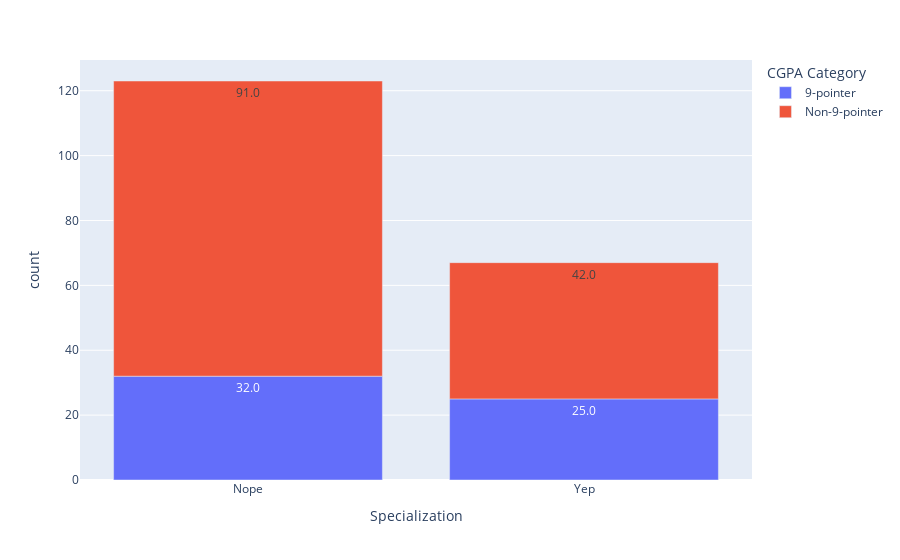

The cell this chart's notebook holds for it:
### Code cell
df_temp = df_prepocessed.groupby("spl")['cgpa_bool'].value_counts().reset_index(name="count")
df_temp['cgpa_bool'] = df_temp['cgpa_bool'].map({1: "9-pointer", 0: "Non-9-pointer"})
df_temp['percentages']=df_temp.groupby('spl')['count'].transform(lambda x: x/x.sum() *100)
fig = px.bar(df_temp, x="spl", y="count",color='cgpa_bool', text_auto='.1f',barmode="relative" , hover_data={'percentages': ':.1f'},
category_orders={"cgpa_bool": ["9-pointer", "Non-9-pointer"]})
fig.update_layout(
    legend_title_text="CGPA Category",
    xaxis_title="Specialization"
)
fig.show()

### Figure 1 — Plotly figure (JSON) as saved in the notebook; plotly's stock layout.template omitted (floating-point values rounded to 4 significant figures)
{"data": [{"customdata": [[26.02], [37.31]], "hovertemplate": "cgpa_bool=9-pointer<br>spl=%{x}<br>count=%{y}<br>percentages=%{customdata[0]:.1f}<extra></extra>", "legendgroup": "9-pointer", "marker": {"color": "#636efa", "pattern": {"shape": ""}}, "name": "9-pointer", "orientation": "v", "showlegend": true, "textposition": "auto", "texttemplate": "%{y:.1f}", "type": "bar", "x": ["Nope", "Yep"], "xaxis": "x", "y": [32, 25], "yaxis": "y"}, {"customdata": [[73.98], [62.69]], "hovertemplate": "cgpa_bool=Non-9-pointer<br>spl=%{x}<br>count=%{y}<br>percentages=%{customdata[0]:.1f}<extra></extra>", "legendgroup": "Non-9-pointer", "marker": {"color": "#EF553B", "pattern": {"shape": ""}}, "name": "Non-9-pointer", "orientation": "v", "showlegend": true, "textposition": "auto", "texttemplate": "%{y:.1f}", "type": "bar", "x": ["Nope", "Yep"], "xaxis": "x", "y": [91, 42], "yaxis": "y"}], "layout": {"barmode": "relative", "legend": {"title": {"text": "CGPA Category"}, "tracegroupgap": 0}, "margin": {"t": 60}, "xaxis": {"anchor": "y", "domain": [0, 1], "title": {"text": "Specialization"}}, "yaxis": {"anchor": "x", "domain": [0, 1], "title": {"text": "count"}}}}
